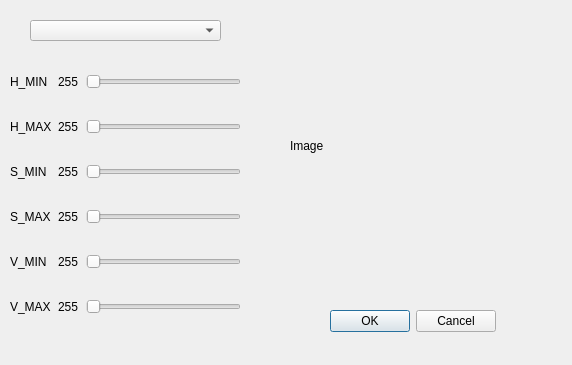
<?xml version="1.0" encoding="UTF-8"?>
<ui version="4.0">
 <class>SettingBalls</class>
 <widget class="QDialog" name="SettingBalls">
  <property name="geometry">
   <rect>
    <x>0</x>
    <y>0</y>
    <width>572</width>
    <height>365</height>
   </rect>
  </property>
  <property name="windowTitle">
   <string>Dialog</string>
  </property>
  <widget class="QWidget" name="verticalLayoutWidget">
   <property name="geometry">
    <rect>
     <x>10</x>
     <y>50</y>
     <width>231</width>
     <height>291</height>
    </rect>
   </property>
   <layout class="QVBoxLayout" name="verticalLayout">
    <item>
     <layout class="QHBoxLayout" name="horizontalLayout">
      <item>
       <widget class="QLabel" name="label_2">
        <property name="minimumSize">
         <size>
          <width>42</width>
          <height>0</height>
         </size>
        </property>
        <property name="text">
         <string>H_MIN</string>
        </property>
       </widget>
      </item>
      <item>
       <widget class="QLabel" name="labelhmin">
        <property name="minimumSize">
         <size>
          <width>22</width>
          <height>0</height>
         </size>
        </property>
        <property name="text">
         <string>255</string>
        </property>
       </widget>
      </item>
      <item>
       <widget class="QSlider" name="sliderhmin">
        <property name="maximum">
         <number>255</number>
        </property>
        <property name="orientation">
         <enum>Qt::Horizontal</enum>
        </property>
       </widget>
      </item>
     </layout>
    </item>
    <item>
     <layout class="QHBoxLayout" name="horizontalLayout_2">
      <item>
       <widget class="QLabel" name="label_3">
        <property name="minimumSize">
         <size>
          <width>42</width>
          <height>0</height>
         </size>
        </property>
        <property name="text">
         <string>H_MAX</string>
        </property>
       </widget>
      </item>
      <item>
       <widget class="QLabel" name="labelhmax">
        <property name="minimumSize">
         <size>
          <width>22</width>
          <height>0</height>
         </size>
        </property>
        <property name="text">
         <string>255</string>
        </property>
       </widget>
      </item>
      <item>
       <widget class="QSlider" name="sliderhmax">
        <property name="maximum">
         <number>255</number>
        </property>
        <property name="orientation">
         <enum>Qt::Horizontal</enum>
        </property>
       </widget>
      </item>
     </layout>
    </item>
    <item>
     <layout class="QHBoxLayout" name="horizontalLayout_3">
      <item>
       <widget class="QLabel" name="label_5">
        <property name="minimumSize">
         <size>
          <width>42</width>
          <height>0</height>
         </size>
        </property>
        <property name="text">
         <string>S_MIN</string>
        </property>
       </widget>
      </item>
      <item>
       <widget class="QLabel" name="labelsmin">
        <property name="minimumSize">
         <size>
          <width>22</width>
          <height>0</height>
         </size>
        </property>
        <property name="text">
         <string>255</string>
        </property>
       </widget>
      </item>
      <item>
       <widget class="QSlider" name="slidersmin">
        <property name="maximum">
         <number>255</number>
        </property>
        <property name="orientation">
         <enum>Qt::Horizontal</enum>
        </property>
       </widget>
      </item>
     </layout>
    </item>
    <item>
     <layout class="QHBoxLayout" name="horizontalLayout_4">
      <item>
       <widget class="QLabel" name="label_7">
        <property name="minimumSize">
         <size>
          <width>42</width>
          <height>0</height>
         </size>
        </property>
        <property name="text">
         <string>S_MAX</string>
        </property>
       </widget>
      </item>
      <item>
       <widget class="QLabel" name="labelsmax">
        <property name="minimumSize">
         <size>
          <width>22</width>
          <height>0</height>
         </size>
        </property>
        <property name="text">
         <string>255</string>
        </property>
       </widget>
      </item>
      <item>
       <widget class="QSlider" name="slidersmax">
        <property name="maximum">
         <number>255</number>
        </property>
        <property name="orientation">
         <enum>Qt::Horizontal</enum>
        </property>
       </widget>
      </item>
     </layout>
    </item>
    <item>
     <layout class="QHBoxLayout" name="horizontalLayout_5">
      <item>
       <widget class="QLabel" name="label_9">
        <property name="minimumSize">
         <size>
          <width>42</width>
          <height>0</height>
         </size>
        </property>
        <property name="text">
         <string>V_MIN</string>
        </property>
       </widget>
      </item>
      <item>
       <widget class="QLabel" name="labelvmin">
        <property name="minimumSize">
         <size>
          <width>22</width>
          <height>0</height>
         </size>
        </property>
        <property name="text">
         <string>255</string>
        </property>
       </widget>
      </item>
      <item>
       <widget class="QSlider" name="slidervmin">
        <property name="maximum">
         <number>255</number>
        </property>
        <property name="orientation">
         <enum>Qt::Horizontal</enum>
        </property>
       </widget>
      </item>
     </layout>
    </item>
    <item>
     <layout class="QHBoxLayout" name="horizontalLayout_6">
      <item>
       <widget class="QLabel" name="label_11">
        <property name="minimumSize">
         <size>
          <width>42</width>
          <height>0</height>
         </size>
        </property>
        <property name="text">
         <string>V_MAX</string>
        </property>
       </widget>
      </item>
      <item>
       <widget class="QLabel" name="labelvmax">
        <property name="minimumSize">
         <size>
          <width>22</width>
          <height>0</height>
         </size>
        </property>
        <property name="text">
         <string>255</string>
        </property>
       </widget>
      </item>
      <item>
       <widget class="QSlider" name="slidervmax">
        <property name="maximum">
         <number>255</number>
        </property>
        <property name="orientation">
         <enum>Qt::Horizontal</enum>
        </property>
       </widget>
      </item>
     </layout>
    </item>
   </layout>
  </widget>
  <widget class="QLabel" name="image">
   <property name="geometry">
    <rect>
     <x>290</x>
     <y>30</y>
     <width>241</width>
     <height>231</height>
    </rect>
   </property>
   <property name="text">
    <string>Image</string>
   </property>
  </widget>
  <widget class="QDialogButtonBox" name="buttonBox">
   <property name="geometry">
    <rect>
     <x>330</x>
     <y>310</y>
     <width>166</width>
     <height>23</height>
    </rect>
   </property>
   <property name="standardButtons">
    <set>QDialogButtonBox::Cancel|QDialogButtonBox::Ok</set>
   </property>
  </widget>
  <widget class="QComboBox" name="comboBox">
   <property name="geometry">
    <rect>
     <x>30</x>
     <y>20</y>
     <width>191</width>
     <height>21</height>
    </rect>
   </property>
  </widget>
 </widget>
 <resources/>
 <connections/>
</ui>
